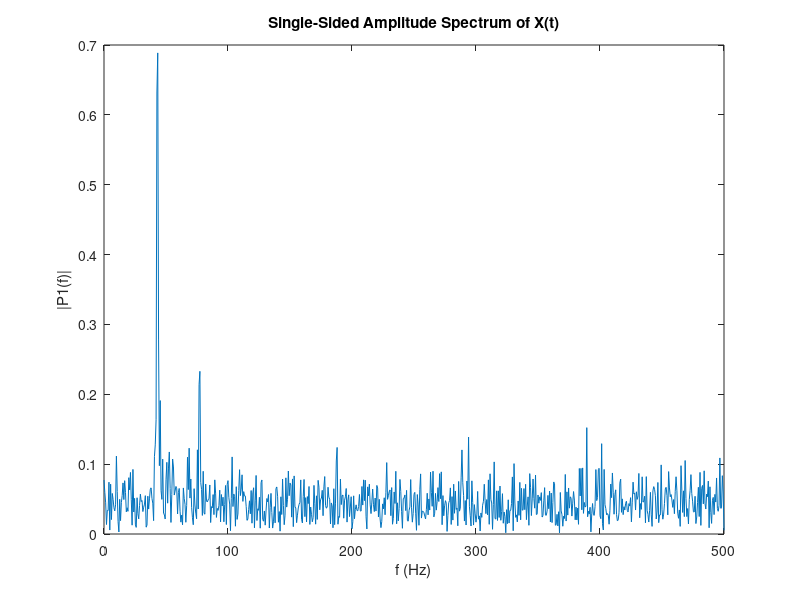

Reproduce this figure in MATLAB.
Fs = 1000;            % Sampling frequency                    
T = 1/Fs;             % Sampling period       
L = 1500;             % Length of signal
t = (0:L-1)*T;        % Time vector

% TODO: Form a signal containing a 77 Hz sinusoid of amplitude 0.7 and a 43Hz sinusoid of amplitude 2.
S = 0.7 * cos(2*pi*77*t) + 2 * cos(2*pi*43*t);

% Corrupt the signal with noise 
X = S + 2*randn(size(t));

% Plot the noisy signal in the time domain. It is difficult to identify the frequency components by looking at the signal X(t). 
plot(1000*t(1:50) ,X(1:50))
title('Signal Corrupted with Zero-Mean Random Noise')
xlabel('t (milliseconds)')
ylabel('X(t)')

% TODO : Compute the Fourier transform of the signal.
Y = fft(X);

% TODO : Compute the two-sided spectrum P2. Then compute the single-sided spectrum P1 based on P2 and the even-valued signal length L.
P2 = abs(Y/L);
P1 = P2(1:L/2+1);

% Plotting
f = Fs*(0:(L/2))/L;
plot(f,P1) 
title('Single-Sided Amplitude Spectrum of X(t)')
xlabel('f (Hz)')
ylabel('|P1(f)|')
